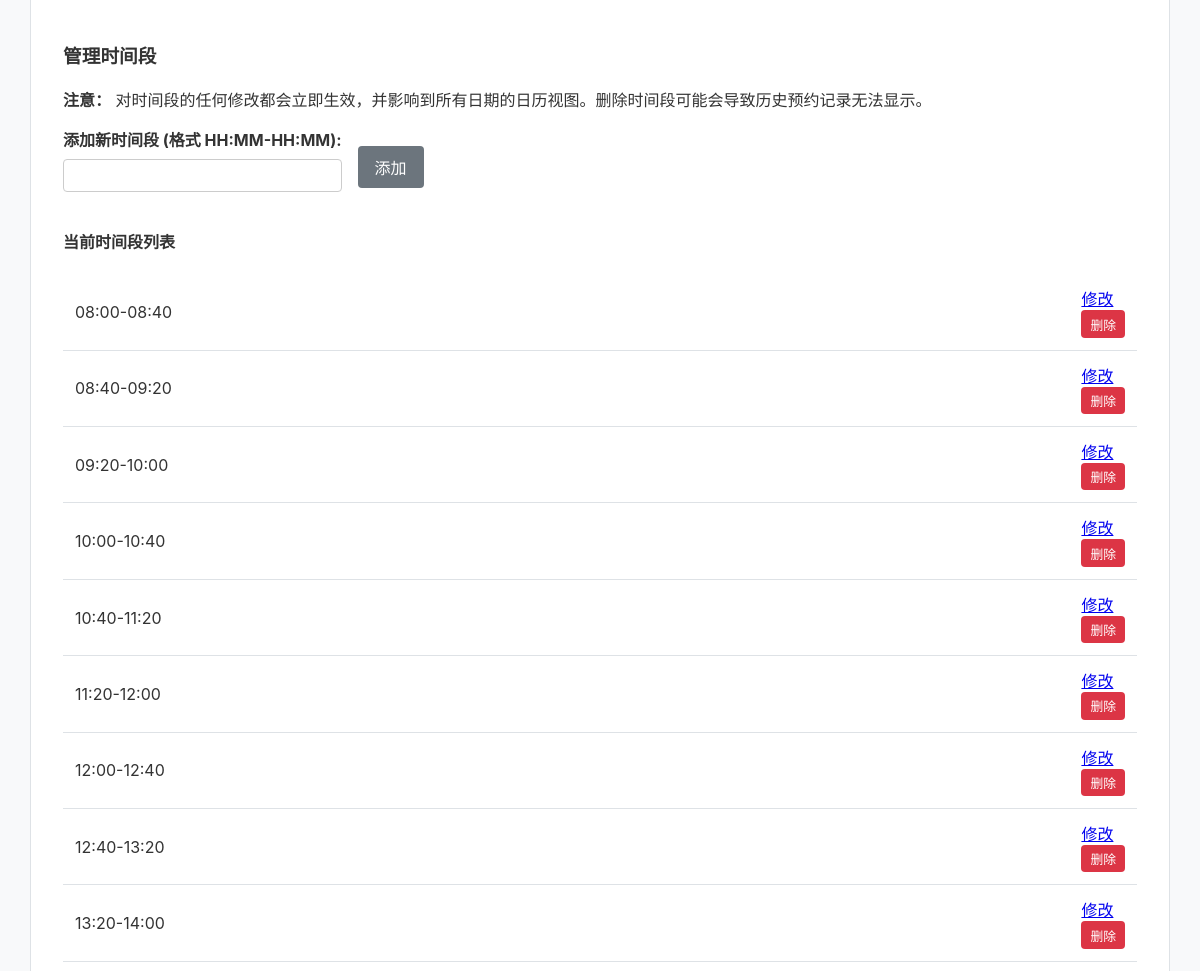
Before: /admin (signed in, middle part) with the older database file.
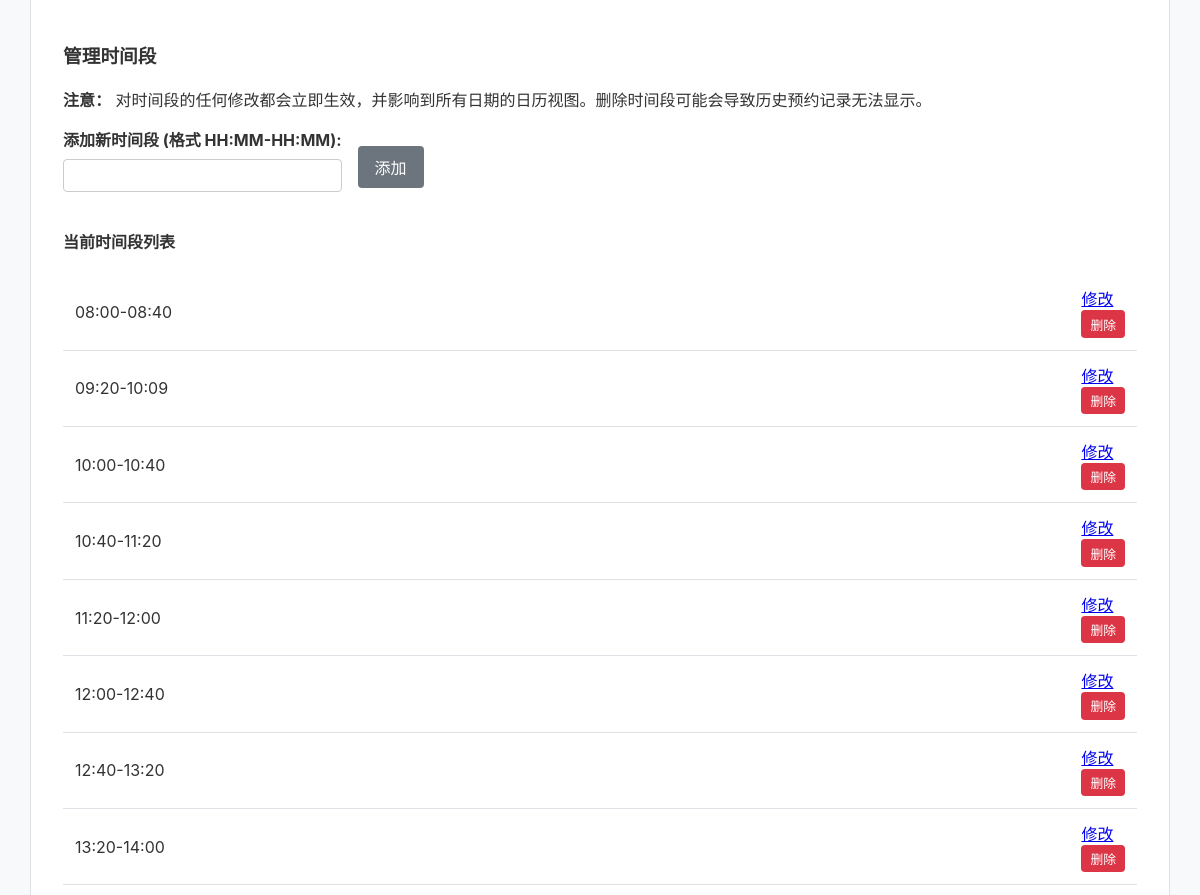
After: the same page with the newer database file.
### app.py (models this page shows)
    class TimeSlot(sql_alchemy_db.Model): id = sql_alchemy_db.Column(sql_alchemy_db.Integer,
                                                                     primary_key=True); slot_value = sql_alchemy_db.Column(
        sql_alchemy_db.String(50), unique=True, nullable=False); order = sql_alchemy_db.Column(sql_alchemy_db.Integer)

### app.py (the view, shortened to what this page needs)
@app.route('/admin', methods=['GET', 'POST'])
@check_db_connection
@admin_required
def admin():
    slot_to_edit = request.args.get('edit_slot')
    special_dates = sorted(list(db.smembers('special_dates') or set())) if db_is_redis else sorted(
        [d.date_str for d in SpecialDate.query.all()])
    time_slots = get_time_slots()
    return render_template('admin.html', special_dates=special_dates, time_slots=time_slots, special_date_name="斋日",
                           slot_to_edit=slot_to_edit)

### app.py (called while the page is built)
def get_time_slots():
    if db_is_redis:
        return db.lrange(TIME_SLOTS_KEY, 0, -1)
    else:
        return [s.slot_value for s in TimeSlot.query.order_by(TimeSlot.order).all()]

def check_db_connection(f):
    @wraps(f)
    def decorated_function(*args, **kwargs):
        db_handle = db if db_is_redis else db.session
        if db_handle is None: return "数据库连接失败，请检查服务器配置或环境变量。", 503
        return f(*args, **kwargs)
    return decorated_function

def admin_required(f):
    @wraps(f)
    def decorated_function(*args, **kwargs):
        if not session.get('is_admin'): return redirect(url_for('admin_login'))
        return f(*args, **kwargs)
    return decorated_function

### templates/admin.html (shortened to what this page needs)
{% extends "base.html" %}
{% block content %}
{% if login_required %}
    <div class="admin-login">
        <h3>管理员登录</h3>
        <form method="post" action="{{ url_for('admin_login') }}">
            <div class="form-group">
                <label for="password">密码:</label>
                <input type="password" id="password" name="password" required>
            </div>
            {% if error %}<p class="error-message">{{ error }}</p>{% endif %}
            <button type="submit" class="button-primary">登录</button>
        </form>
    </div>
{% else %}
    <div class="admin-section">
        <h3>管理时间段</h3>
        <p class="notice"><strong>注意：</strong> 对时间段的任何修改都会立即生效，并影响到所有日期的日历视图。删除时间段可能会导致历史预约记录无法显示。</p>
        <form method="post" class="inline-form">
            <div class="form-group">
                <label for="add_timeslot_value">添加新时间段 (格式 HH:MM-HH:MM):</label>
                <input type="text" id="add_timeslot_value" name="add_timeslot_value" pattern="([01]?[0-9]|2[0-3]):[0-5][0-9]-([01]?[0-9]|2[0-3]):[0-5][0-9]" required>
            </div>
            <button type="submit" name="add_timeslot" class="button">添加</button>
        </form>
        <h4>当前时间段列表</h4>
        <ul class="item-list">
            {% for slot in time_slots %}
            <li>
                {% if slot == slot_to_edit %}
                    <form method="post" class="inline-form">
                        <input type="hidden" name="edit_timeslot_original" value="{{ slot }}">
                        <input type="text" name="edit_timeslot_new" value="{{ slot }}" pattern="([01]?[0-9]|2[0-3]):[0-5][0-9]-([01]?[0-9]|2[0-3]):[0-5][0-9]" required>
                        <button type="submit" class="button-primary">保存</button>
                        <a href="{{ url_for('admin') }}" class="button">取消</a>
                    </form>
                {% else %}
                    <span>{{ slot }}</span>
                    <div class="item-actions">
                        <a href="{{ url_for('admin', edit_slot=slot) }}" class="button-small">修改</a>
                        <form method="post" class="inline-form js-delete-confirm-form">
                            <button type="submit" class="button-danger-small">删除</button>
                        </form>
                    </div>
                {% endif %}
            </li>
            {% endfor %}
        </ul>
    </div>
{% endif %}
{% endblock %}

Changed rows visible on the page:
removed TimeSlot: slot_value "08:40-09:20"
changed TimeSlot (number 2 of 8 on the later page): slot_value "09:20-10:00" → "09:20-10:09"
